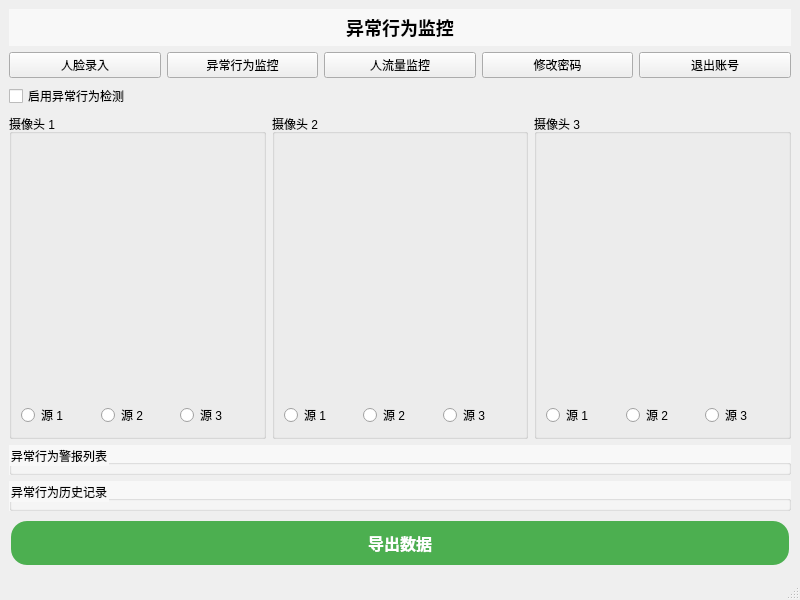
<?xml version="1.0" encoding="UTF-8"?>
<ui version="4.0">
 <class>MainWindow</class>
 <widget class="QMainWindow" name="MainWindow">
  <property name="geometry">
   <rect>
    <x>0</x>
    <y>0</y>
    <width>800</width>
    <height>600</height>
   </rect>
  </property>
  <property name="windowTitle">
   <string>MainWindow</string>
  </property>
  <widget class="QWidget" name="centralwidget">
   <property name="styleSheet">
    <string>
     QWidget#centralwidget {
       background-image: url('D:/User/23907/Desktop/shu_qi_shi_xun/hw2/data/Background_mainPage.jpg');
       background-repeat: no-repeat;
       background-position: center;
       background-size: cover;
     }
    </string>
   </property>
   <layout class="QVBoxLayout" name="verticalLayout">
    <item>
     <widget class="QLabel" name="label">
      <property name="text">
       <string>异常行为监控</string>
      </property>
      <property name="alignment">
       <set>Qt::AlignCenter</set>
      </property>
      <property name="styleSheet">
       <string notr="true">font: bold 18px; color: black; background-color: rgba(255, 255, 255, 150); padding: 5px;</string>
      </property>
     </widget>
    </item>
    <item>
     <layout class="QHBoxLayout" name="menuButtonLayout">
      <item>
       <widget class="QPushButton" name="mainPageButton">
        <property name="text">
         <string>人脸录入</string>
        </property>
        <connections>
         <connect>
          <sender>mainPageButton</sender>
          <signal>clicked()</signal>
          <receiver>MainWindow</receiver>
          <slot>open_face_registration()</slot>
          <hints>
           <hint type="sourcelabel">
            <x>253</x>
            <y>42</y>
           </hint>
           <hint type="destinationlabel">
            <x>384</x>
            <y>217</y>
           </hint>
          </hints>
         </connect>
        </connections>
       </widget>
      </item>
      <item>
       <widget class="QPushButton" name="abnormalBehaviorButton">
        <property name="text">
         <string>异常行为监控</string>
        </property>
       </widget>
      </item>
      <item>
       <widget class="QPushButton" name="peopleFlowMonitorButton">
        <property name="text">
         <string>人流量监控</string>
        </property>
       </widget>
      </item>
      <item>
       <widget class="QPushButton" name="modifyInfoButton">
        <property name="text">
         <string>修改密码</string>
        </property>
       </widget>
      </item>
      <item>
       <widget class="QPushButton" name="logoutButton">
        <property name="text">
         <string>退出账号</string>
        </property>
       </widget>
      </item>
     </layout>
    </item>
    <item>
     <widget class="QCheckBox" name="abnormalBehaviorToggle">
      <property name="text">
       <string>启用异常行为检测</string>
      </property>
     </widget>
    </item>
    <item>
     <layout class="QHBoxLayout" name="horizontalLayout">
      <item>
       <widget class="QGroupBox" name="camera1GroupBox">
        <property name="title">
         <string>摄像头 1</string>
        </property>
        <layout class="QVBoxLayout" name="verticalLayout_2">
         <item>
          <widget class="QStackedWidget" name="stackedWidget1">
           <widget class="QWidget" name="camera1View1">
            <layout class="QVBoxLayout" name="verticalLayout_3"/>
           </widget>
           <widget class="QWidget" name="camera1View2">
            <layout class="QVBoxLayout" name="verticalLayout_4"/>
           </widget>
           <widget class="QWidget" name="camera1View3">
            <layout class="QVBoxLayout" name="verticalLayout_5"/>
           </widget>
          </widget>
         </item>
         <item>
          <layout class="QHBoxLayout" name="horizontalLayout_2">
           <item>
            <widget class="QRadioButton" name="radioButton1_1">
             <property name="text">
              <string>源 1</string>
             </property>
            </widget>
           </item>
           <item>
            <widget class="QRadioButton" name="radioButton1_2">
             <property name="text">
              <string>源 2</string>
             </property>
            </widget>
           </item>
           <item>
            <widget class="QRadioButton" name="radioButton1_3">
             <property name="text">
              <string>源 3</string>
             </property>
            </widget>
           </item>
          </layout>
         </item>
        </layout>
       </widget>
      </item>
      <item>
       <widget class="QGroupBox" name="camera2GroupBox">
        <property name="title">
         <string>摄像头 2</string>
        </property>
        <layout class="QVBoxLayout" name="verticalLayout_6">
         <item>
          <widget class="QStackedWidget" name="stackedWidget2">
           <widget class="QWidget" name="camera2View1">
            <layout class="QVBoxLayout" name="verticalLayout_7"/>
           </widget>
           <widget class="QWidget" name="camera2View2">
            <layout class="QVBoxLayout" name="verticalLayout_8"/>
           </widget>
           <widget class="QWidget" name="camera2View3">
            <layout class="QVBoxLayout" name="verticalLayout_9"/>
           </widget>
          </widget>
         </item>
         <item>
          <layout class="QHBoxLayout" name="horizontalLayout_3">
           <item>
            <widget class="QRadioButton" name="radioButton2_1">
             <property name="text">
              <string>源 1</string>
             </property>
            </widget>
           </item>
           <item>
            <widget class="QRadioButton" name="radioButton2_2">
             <property name="text">
              <string>源 2</string>
             </property>
            </widget>
           </item>
           <item>
            <widget class="QRadioButton" name="radioButton2_3">
             <property name="text">
              <string>源 3</string>
             </property>
            </widget>
           </item>
          </layout>
         </item>
        </layout>
       </widget>
      </item>
      <item>
       <widget class="QGroupBox" name="camera3GroupBox">
        <property name="title">
         <string>摄像头 3</string>
        </property>
        <layout class="QVBoxLayout" name="verticalLayout_10">
         <item>
          <widget class="QStackedWidget" name="stackedWidget3">
           <widget class="QWidget" name="camera3View1">
            <layout class="QVBoxLayout" name="verticalLayout_11"/>
           </widget>
           <widget class="QWidget" name="camera3View2">
            <layout class="QVBoxLayout" name="verticalLayout_12"/>
           </widget>
           <widget class="QWidget" name="camera3View3">
            <layout class="QVBoxLayout" name="verticalLayout_13"/>
           </widget>
          </widget>
         </item>
         <item>
          <layout class="QHBoxLayout" name="horizontalLayout_4">
           <item>
            <widget class="QRadioButton" name="radioButton3_1">
             <property name="text">
              <string>源 1</string>
             </property>
            </widget>
           </item>
           <item>
            <widget class="QRadioButton" name="radioButton3_2">
             <property name="text">
              <string>源 2</string>
             </property>
            </widget>
           </item>
           <item>
            <widget class="QRadioButton" name="radioButton3_3">
             <property name="text">
              <string>源 3</string>
             </property>
            </widget>
           </item>
          </layout>
         </item>
        </layout>
       </widget>
      </item>
     </layout>
    </item>
    <item>
     <widget class="QGroupBox" name="alertList">
      <property name="title">
       <string>异常行为警报列表</string>
      </property>
      <layout class="QVBoxLayout" name="verticalLayout_14"/>
      <property name="styleSheet">
       <string notr="true">color: black; background-color: rgba(255, 255, 255, 150); padding: 5px;</string>
      </property>
     </widget>
    </item>
    <item>
     <widget class="QGroupBox" name="historyRecord">
      <property name="title">
       <string>异常行为历史记录</string>
      </property>
      <layout class="QVBoxLayout" name="verticalLayout_15"/>
      <property name="styleSheet">
       <string notr="true">color: black; background-color: rgba(255, 255, 255, 150); padding: 5px;</string>
      </property>
     </widget>
    </item>
    <item>
     <widget class="QPushButton" name="exportButton">
      <property name="text">
       <string>导出数据</string>
      </property>
      <property name="styleSheet">
       <string notr="true">font: bold 14px; color: white; background-color: #4CAF50; border: none; padding: 10px 24px; text-align: center; text-decoration: none; display: inline-block; font-size: 16px; margin: 4px 2px; cursor: pointer; border-radius: 16px;</string>
      </property>
     </widget>
    </item>
   </layout>
  </widget>
  <widget class="QMenuBar" name="menubar">
   <property name="geometry">
    <rect>
     <x>0</x>
     <y>0</y>
     <width>800</width>
     <height>22</height>
    </rect>
   </property>
  </widget>
  <widget class="QStatusBar" name="statusbar"/>
 </widget>
 <customwidgets/>
 <resources/>
 <connections>
  <connection>
   <sender>peopleFlowMonitorButton</sender>
   <signal>clicked()</signal>
   <receiver>MainWindow</receiver>
   <slot>open_people_flow_monitor()</slot>
   <hints>
    <hint type="sourcelabel">
     <x>253</x>
     <y>42</y>
    </hint>
    <hint type="destinationlabel">
     <x>384</x>
     <y>217</y>
    </hint>
   </hints>
  </connection>
  <connection>
   <sender>modifyInfoButton</sender>
   <signal>clicked()</signal>
   <receiver>MainWindow</receiver>
   <slot>open_password_change_dialog()</slot>
   <hints>
    <hint type="sourcelabel">
     <x>253</x>
     <y>42</y>
    </hint>
    <hint type="destinationlabel">
     <x>384</x>
     <y>217</y>
    </hint>
   </hints>
  </connection>
  <connection>
   <sender>logoutButton</sender>
   <signal>clicked()</signal>
   <receiver>MainWindow</receiver>
   <slot>open_login_dialog()</slot>
   <hints>
    <hint type="sourcelabel">
     <x>253</x>
     <y>42</y>
    </hint>
    <hint type="destinationlabel">
     <x>384</x>
     <y>217</y>
    </hint>
   </hints>
  </connection>
  <connection>
   <sender>mainPageButton</sender>
   <signal>clicked()</signal>
   <receiver>MainWindow</receiver>
   <slot>open_face_registration()</slot>
   <hints>
    <hint type="sourcelabel">
     <x>253</x>
     <y>42</y>
    </hint>
    <hint type="destinationlabel">
     <x>384</x>
     <y>217</y>
    </hint>
   </hints>
  </connection>
 </connections>
</ui>
